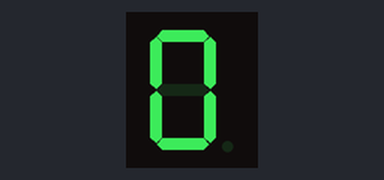
Simulated run of this sketch. Board: Arduino Uno, built with avr-gcc and run on an emulated ATmega328P. Parts: 1-digit seven-segment display. Wiring (inferred from the names in the program): 1-digit 7-segment display, segments lit when HIGH: segments pin 2, pin 3, pin 4, pin 5, pin 6, pin 7, pin 8, pin 9. The segment pins are drawn as the display they are named for.

Above: at 0.1 s.
At 2.1 s:
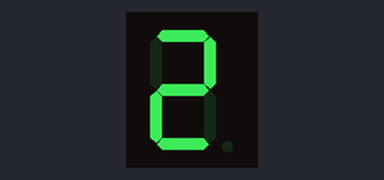
At 5.1 s:
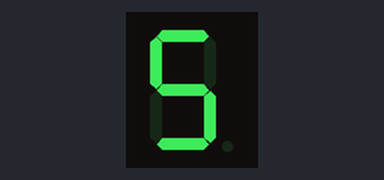
At 10.1 s:
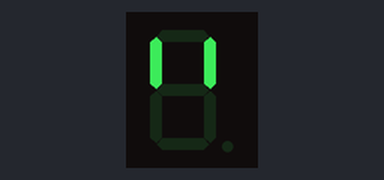
At 11.1 s:
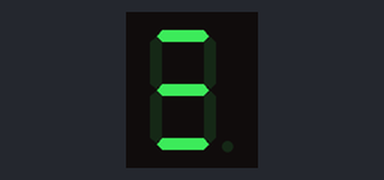
At 12.1 s:
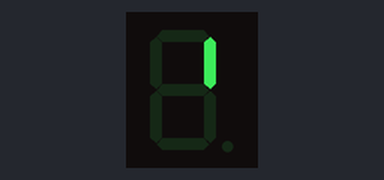

Measured:
- what the display in image 1 shows lasts 1.0 s, from 2.0 s to 3.0 s

The sketch:

sketch_nov24f.ino
```cpp
int ON = LOW;
int OFF = HIGH;
int digits[10][8] = {
  {OFF, OFF, OFF, OFF, OFF, OFF, ON, ON}, //0
  {ON, OFF, OFF, ON, ON, ON, ON, ON}, //1
  {OFF, OFF, ON, OFF, OFF, ON, OFF, ON}, //2
  {OFF, OFF, OFF, OFF, ON, ON, OFF, ON}, //3
  {ON, OFF, OFF, ON, ON, OFF, OFF, ON}, //4
  {OFF, ON, OFF, OFF, ON, OFF, OFF, ON}, //5
  {OFF, ON, OFF, OFF, OFF, OFF, OFF, ON}, //6
  {OFF, OFF, OFF, ON, ON, OFF, ON, ON}, //7
  {OFF, OFF, OFF, OFF, OFF, OFF, OFF, ON}, //8
  {OFF, OFF, OFF, ON, ON, OFF, OFF, ON} //9
};
int pins[] = {2, 3, 4, 5, 6, 7, 8, 9};

void setup() {
  for(int i = 0; i < 8 ; i++){
    pinMode(pins[i], OUTPUT);
  }
}

void loop() {
  for(int i = 0; i <=69; i++) {
    for(int j = 0; j < 8; j++){
      digitalWrite(pins[j], digits[i][j]);
    }
    delay(1000);
  }
}
```
